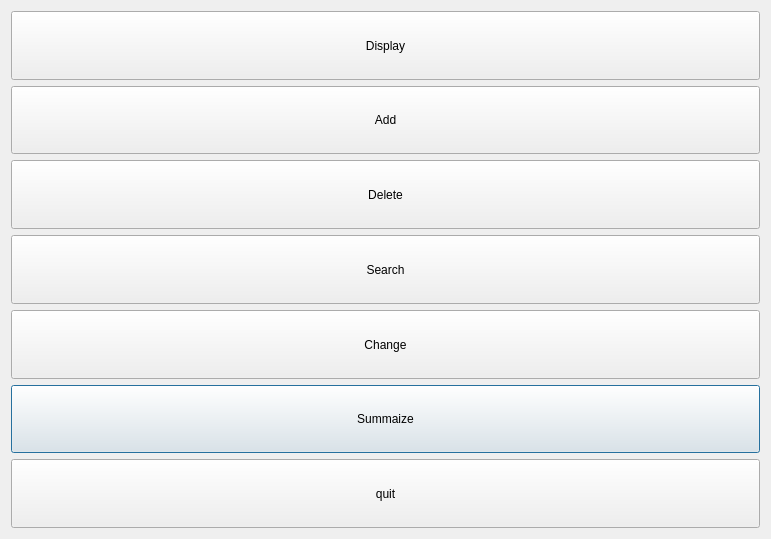
<?xml version="1.0" encoding="UTF-8"?>
<ui version="4.0">
 <class>mainone</class>
 <widget class="QDialog" name="mainone">
  <property name="geometry">
   <rect>
    <x>0</x>
    <y>0</y>
    <width>771</width>
    <height>539</height>
   </rect>
  </property>
  <property name="windowTitle">
   <string>Dialog</string>
  </property>
  <layout class="QFormLayout" name="formLayout">
   <item row="0" column="0" colspan="2">
    <layout class="QGridLayout" name="gridLayout_4">
     <property name="sizeConstraint">
      <enum>QLayout::SetDefaultConstraint</enum>
     </property>
     <item row="10" column="0">
      <widget class="QPushButton" name="SumButton">
       <property name="sizePolicy">
        <sizepolicy hsizetype="Expanding" vsizetype="Expanding">
         <horstretch>0</horstretch>
         <verstretch>0</verstretch>
        </sizepolicy>
       </property>
       <property name="text">
        <string>Summaize</string>
       </property>
      </widget>
     </item>
     <item row="3" column="0">
      <widget class="QPushButton" name="DeleteButton">
       <property name="sizePolicy">
        <sizepolicy hsizetype="Expanding" vsizetype="Expanding">
         <horstretch>0</horstretch>
         <verstretch>0</verstretch>
        </sizepolicy>
       </property>
       <property name="text">
        <string>Delete</string>
       </property>
      </widget>
     </item>
     <item row="5" column="0">
      <widget class="QPushButton" name="ChangeButton">
       <property name="sizePolicy">
        <sizepolicy hsizetype="Expanding" vsizetype="Expanding">
         <horstretch>0</horstretch>
         <verstretch>0</verstretch>
        </sizepolicy>
       </property>
       <property name="text">
        <string>Change</string>
       </property>
      </widget>
     </item>
     <item row="11" column="0">
      <widget class="QPushButton" name="QuitButton">
       <property name="enabled">
        <bool>true</bool>
       </property>
       <property name="sizePolicy">
        <sizepolicy hsizetype="Expanding" vsizetype="Expanding">
         <horstretch>0</horstretch>
         <verstretch>0</verstretch>
        </sizepolicy>
       </property>
       <property name="text">
        <string>quit</string>
       </property>
      </widget>
     </item>
     <item row="0" column="0">
      <widget class="QPushButton" name="DisplayButton">
       <property name="enabled">
        <bool>true</bool>
       </property>
       <property name="sizePolicy">
        <sizepolicy hsizetype="Expanding" vsizetype="Expanding">
         <horstretch>0</horstretch>
         <verstretch>0</verstretch>
        </sizepolicy>
       </property>
       <property name="text">
        <string>Display</string>
       </property>
      </widget>
     </item>
     <item row="2" column="0">
      <widget class="QPushButton" name="AddButton">
       <property name="sizePolicy">
        <sizepolicy hsizetype="Expanding" vsizetype="Expanding">
         <horstretch>0</horstretch>
         <verstretch>0</verstretch>
        </sizepolicy>
       </property>
       <property name="text">
        <string>Add</string>
       </property>
      </widget>
     </item>
     <item row="4" column="0">
      <widget class="QPushButton" name="SearchButton">
       <property name="enabled">
        <bool>true</bool>
       </property>
       <property name="sizePolicy">
        <sizepolicy hsizetype="Expanding" vsizetype="Expanding">
         <horstretch>0</horstretch>
         <verstretch>0</verstretch>
        </sizepolicy>
       </property>
       <property name="text">
        <string>Search</string>
       </property>
      </widget>
     </item>
    </layout>
   </item>
  </layout>
 </widget>
 <tabstops>
  <tabstop>DisplayButton</tabstop>
  <tabstop>AddButton</tabstop>
  <tabstop>DeleteButton</tabstop>
  <tabstop>SearchButton</tabstop>
  <tabstop>ChangeButton</tabstop>
  <tabstop>SumButton</tabstop>
  <tabstop>QuitButton</tabstop>
 </tabstops>
 <resources/>
 <connections/>
</ui>
